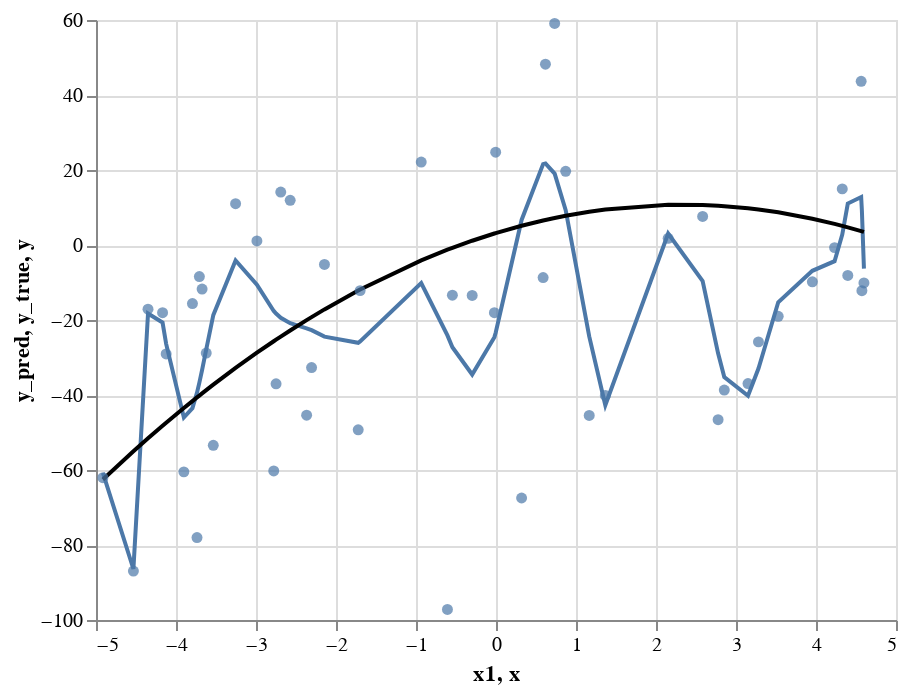

Notebook source saved alongside this figure:
### Code cell
make_chart(df,20) + chart_true + chart_data
